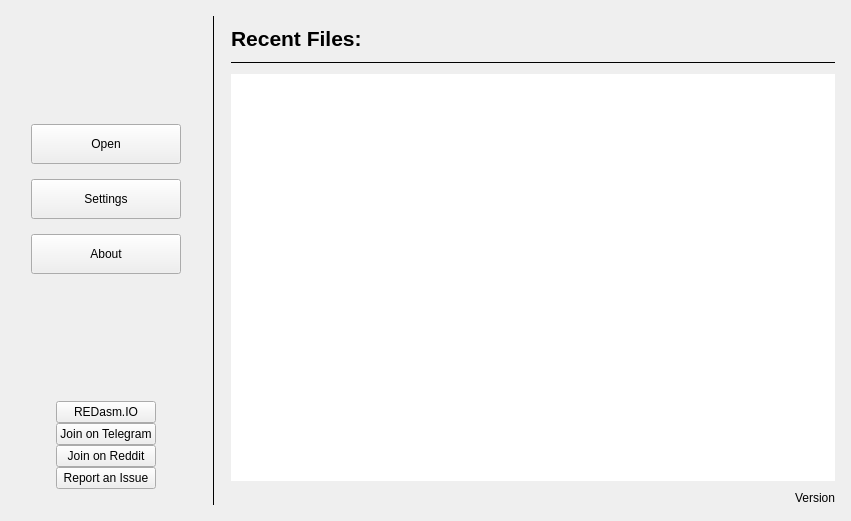
<?xml version="1.0" encoding="UTF-8"?>
<ui version="4.0">
 <class>WelcomeWidget</class>
 <widget class="QWidget" name="WelcomeWidget">
  <property name="geometry">
   <rect>
    <x>0</x>
    <y>0</y>
    <width>851</width>
    <height>521</height>
   </rect>
  </property>
  <property name="windowTitle">
   <string>Form</string>
  </property>
  <layout class="QVBoxLayout" name="verticalLayout_4">
   <property name="leftMargin">
    <number>16</number>
   </property>
   <property name="topMargin">
    <number>16</number>
   </property>
   <property name="rightMargin">
    <number>16</number>
   </property>
   <property name="bottomMargin">
    <number>16</number>
   </property>
   <item>
    <layout class="QHBoxLayout" name="horizontalLayout_2" stretch="0,0,1">
     <property name="spacing">
      <number>16</number>
     </property>
     <property name="leftMargin">
      <number>0</number>
     </property>
     <property name="topMargin">
      <number>0</number>
     </property>
     <property name="rightMargin">
      <number>0</number>
     </property>
     <property name="bottomMargin">
      <number>0</number>
     </property>
     <item>
      <layout class="QVBoxLayout" name="verticalLayout_2" stretch="0,0,1,0">
       <item>
        <widget class="QLabel" name="lblBrand">
         <property name="font">
          <font>
           <pointsize>60</pointsize>
           <weight>75</weight>
           <bold>true</bold>
          </font>
         </property>
         <property name="text">
          <string/>
         </property>
         <property name="textFormat">
          <enum>Qt::AutoText</enum>
         </property>
         <property name="scaledContents">
          <bool>false</bool>
         </property>
         <property name="alignment">
          <set>Qt::AlignCenter</set>
         </property>
        </widget>
       </item>
       <item>
        <layout class="QVBoxLayout" name="verticalLayout">
         <property name="spacing">
          <number>15</number>
         </property>
         <property name="leftMargin">
          <number>15</number>
         </property>
         <property name="rightMargin">
          <number>15</number>
         </property>
         <item>
          <widget class="QPushButton" name="pbOpen">
           <property name="sizePolicy">
            <sizepolicy hsizetype="Minimum" vsizetype="Fixed">
             <horstretch>0</horstretch>
             <verstretch>0</verstretch>
            </sizepolicy>
           </property>
           <property name="minimumSize">
            <size>
             <width>0</width>
             <height>40</height>
            </size>
           </property>
           <property name="text">
            <string>Open</string>
           </property>
           <property name="flat">
            <bool>false</bool>
           </property>
          </widget>
         </item>
         <item>
          <widget class="QPushButton" name="pbSettings">
           <property name="sizePolicy">
            <sizepolicy hsizetype="Minimum" vsizetype="Fixed">
             <horstretch>0</horstretch>
             <verstretch>0</verstretch>
            </sizepolicy>
           </property>
           <property name="minimumSize">
            <size>
             <width>0</width>
             <height>40</height>
            </size>
           </property>
           <property name="text">
            <string>Settings</string>
           </property>
           <property name="flat">
            <bool>false</bool>
           </property>
          </widget>
         </item>
         <item>
          <widget class="QPushButton" name="pbAbout">
           <property name="sizePolicy">
            <sizepolicy hsizetype="Minimum" vsizetype="Fixed">
             <horstretch>0</horstretch>
             <verstretch>0</verstretch>
            </sizepolicy>
           </property>
           <property name="minimumSize">
            <size>
             <width>0</width>
             <height>40</height>
            </size>
           </property>
           <property name="text">
            <string>About</string>
           </property>
           <property name="flat">
            <bool>false</bool>
           </property>
          </widget>
         </item>
        </layout>
       </item>
       <item>
        <spacer name="verticalSpacer">
         <property name="orientation">
          <enum>Qt::Vertical</enum>
         </property>
         <property name="sizeHint" stdset="0">
          <size>
           <width>20</width>
           <height>40</height>
          </size>
         </property>
        </spacer>
       </item>
       <item>
        <layout class="QHBoxLayout" name="horizontalLayout">
         <property name="bottomMargin">
          <number>16</number>
         </property>
         <item>
          <spacer name="horizontalSpacer">
           <property name="orientation">
            <enum>Qt::Horizontal</enum>
           </property>
           <property name="sizeHint" stdset="0">
            <size>
             <width>40</width>
             <height>20</height>
            </size>
           </property>
          </spacer>
         </item>
         <item>
          <layout class="QGridLayout" name="gridLayout">
           <property name="spacing">
            <number>0</number>
           </property>
           <item row="2" column="0">
            <widget class="QPushButton" name="pbReddit">
             <property name="text">
              <string>Join on Reddit</string>
             </property>
            </widget>
           </item>
           <item row="1" column="0">
            <widget class="QPushButton" name="pbTelegram">
             <property name="text">
              <string>Join on Telegram</string>
             </property>
            </widget>
           </item>
           <item row="3" column="0">
            <widget class="QPushButton" name="pbGitHub">
             <property name="text">
              <string>Report an Issue</string>
             </property>
            </widget>
           </item>
           <item row="0" column="0">
            <widget class="QPushButton" name="pbREDasmIO">
             <property name="text">
              <string>REDasm.IO</string>
             </property>
            </widget>
           </item>
          </layout>
         </item>
         <item>
          <spacer name="horizontalSpacer_2">
           <property name="orientation">
            <enum>Qt::Horizontal</enum>
           </property>
           <property name="sizeHint" stdset="0">
            <size>
             <width>40</width>
             <height>20</height>
            </size>
           </property>
          </spacer>
         </item>
        </layout>
       </item>
      </layout>
     </item>
     <item>
      <widget class="Line" name="line">
       <property name="frameShadow">
        <enum>QFrame::Plain</enum>
       </property>
       <property name="orientation">
        <enum>Qt::Vertical</enum>
       </property>
      </widget>
     </item>
     <item>
      <layout class="QVBoxLayout" name="verticalLayout_3" stretch="0,0,1,0">
       <property name="spacing">
        <number>10</number>
       </property>
       <property name="leftMargin">
        <number>0</number>
       </property>
       <property name="topMargin">
        <number>10</number>
       </property>
       <property name="bottomMargin">
        <number>0</number>
       </property>
       <item>
        <widget class="QLabel" name="lblRecentFiles">
         <property name="text">
          <string>&lt;!DOCTYPE HTML PUBLIC &quot;-//W3C//DTD HTML 4.0//EN&quot; &quot;http://www.w3.org/TR/REC-html40/strict.dtd&quot;&gt;
&lt;html&gt;&lt;head&gt;&lt;meta name=&quot;qrichtext&quot; content=&quot;1&quot; /&gt;&lt;style type=&quot;text/css&quot;&gt;
p, li { white-space: pre-wrap; }
&lt;/style&gt;&lt;/head&gt;&lt;body style=&quot; font-family:'Noto Sans'; font-size:10pt; font-weight:400; font-style:normal;&quot;&gt;
&lt;p style=&quot; margin-top:12px; margin-bottom:12px; margin-left:0px; margin-right:0px; -qt-block-indent:0; text-indent:0px;&quot;&gt;&lt;span style=&quot; font-size:16pt; font-weight:600;&quot;&gt;Recent Files:&lt;/span&gt;&lt;/p&gt;&lt;/body&gt;&lt;/html&gt;</string>
         </property>
         <property name="alignment">
          <set>Qt::AlignLeading|Qt::AlignLeft|Qt::AlignVCenter</set>
         </property>
        </widget>
       </item>
       <item>
        <widget class="Line" name="line_2">
         <property name="frameShadow">
          <enum>QFrame::Plain</enum>
         </property>
         <property name="orientation">
          <enum>Qt::Horizontal</enum>
         </property>
        </widget>
       </item>
       <item>
        <widget class="QListView" name="lvRecentFiles">
         <property name="frameShape">
          <enum>QFrame::NoFrame</enum>
         </property>
         <property name="editTriggers">
          <set>QAbstractItemView::NoEditTriggers</set>
         </property>
         <property name="selectionMode">
          <enum>QAbstractItemView::NoSelection</enum>
         </property>
         <property name="selectionBehavior">
          <enum>QAbstractItemView::SelectRows</enum>
         </property>
         <property name="uniformItemSizes">
          <bool>true</bool>
         </property>
        </widget>
       </item>
       <item>
        <widget class="QLabel" name="lblVersion">
         <property name="text">
          <string>Version</string>
         </property>
         <property name="alignment">
          <set>Qt::AlignBottom|Qt::AlignRight|Qt::AlignTrailing</set>
         </property>
        </widget>
       </item>
      </layout>
     </item>
    </layout>
   </item>
  </layout>
 </widget>
 <resources/>
 <connections/>
</ui>
